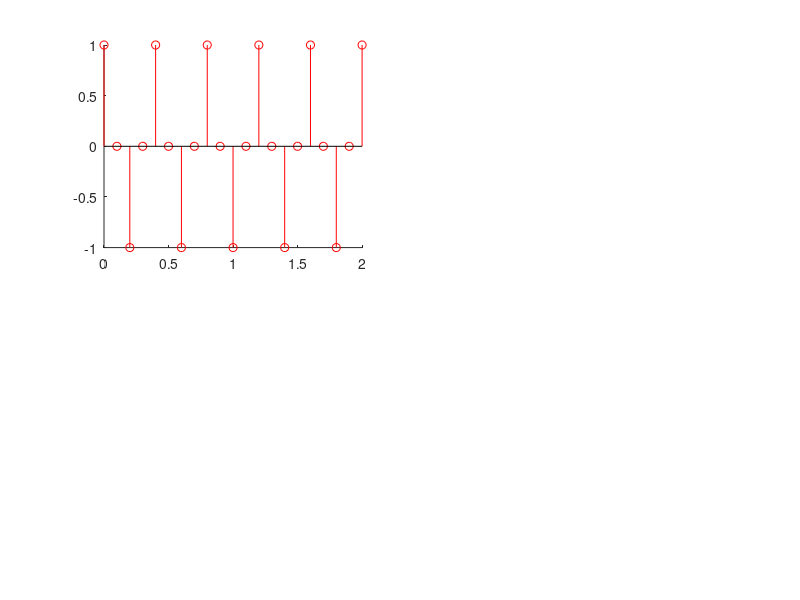

This figure's MATLAB source: (Note: this script raises an error after producing the figure.)
%Question 3.4 - Aliasing
clear;
clc;

%Original Signal
t_fine = 0: 0.001: 2; %intialising t_fine to get continuous signal
xt = cos(5*pi*t_fine); %defining x(t) = cos(5πt)


%Part (i) - Sampling for Ts = 0.1s

%Sampling
Ts = 0.1; %Sampling Time 
t = 0: Ts : 2;
x1_sampled = cos(5*pi*t);

%Plotting Sample
subplot(2,2,1);
hold on;
stem(t,x1_sampled,'r');

%Reconstruction
n = 0 : 2/Ts;  %integral locations of samples x[n]
x1_recon = sinc_recon(n,x1_sampled,Ts,t_fine);

%Plotting Reconstruction
plot(t_fine,x1_recon,'b');
grid on; xlabel('t'); ylabel('x(t) and x(n*Ts)');
title(sprintf("Ts = %.1f",Ts));
hold off;


legend('x(n*Ts)','x(t)');

%Part (ii) - Sampling for Ts = 0.2s

%Sampling
Ts = 0.2; %Sampling Time 
t = 0: Ts : 2;
x2_sampled = cos(5*pi*t);

%Plotting Sample
subplot(2,2,2);
hold on;
stem(t,x2_sampled,'r');

%Reconstruction
n = 0 : 2/Ts;  %integral locations of samples x[n]
x2_recon = sinc_recon(n,x2_sampled,Ts,t_fine);

%Plotting Reconstruction
plot(t_fine,x2_recon,'b');
grid on; xlabel('t'); ylabel('x(t) and x(n*Ts)');
title(sprintf("Ts = %.1f",Ts));
hold off;


legend('x(n*Ts)','x(t)');

%Part (iii) - Sampling for Ts = 0.3s

 %Sampling
Ts = 0.3; %Sampling Time 
t = 0: Ts : 2;
x3_sampled = cos(5*pi*t);

%Plotting Sample
subplot(2,2,3);
hold on;
stem(t,x3_sampled,'r');

%Reconstruction
n = 0 : 2/Ts;  %integral locations of samples x[n]
x3_recon = sinc_recon(n,x3_sampled,Ts,t_fine);

%Plotting Reconstruction
plot(t_fine,x3_recon,'b');
grid on; xlabel('t'); ylabel('x(t) and x(n*Ts)');
title(sprintf("Ts = %.1f",Ts));
hold off;


legend('x(n*Ts)','x(t)');

%Part (iv) - Sampling for Ts = 0.4s
 %Sampling
Ts = 0.4; %Sampling Time 
t = 0: Ts : 2;
x4_sampled = cos(5*pi*t);

%Plotting Sample
subplot(2,2,4);
hold on;
stem(t,x4_sampled,'r');

%Reconstruction
n = 0 : 2/Ts;  %integral locations of samples x[n]
x4_recon = sinc_recon(n,x4_sampled,Ts,t_fine);

%Plotting Reconstruction
plot(t_fine,x4_recon,'b');
grid on; xlabel('t'); ylabel('x(t) and x(n*Ts)');
title(sprintf("Ts = %.1f",Ts));
hold off;


legend('x(n*Ts)','x(t)');

%OBSERVATIONS
%{
1. Nyquist Rate = 10π rad/s or 5 Hz
   Calculation:
   x(t) = cos(5πt) => wm = 5π (wm = maximum frequency)    
   Nyquist Frequency = 2*wm = 2*(5π) = 10π rad/s

2. When Ts = 0.1, f = 10 Hz. Since the sampling frequency is greater than
the nyquist rate. As a result signal is over sampled and hence the signal
is fully and accurately reconstructed.

3. When Ts = 0.2, f = 5 Hz. Here the sampling frequency is equal to the
nyquist rate. We can see that the plot is not completely accurate and is
blunt in the peaks when compared to the plot for Ts=0.1

4. When Ts = 0.3, f = 3.33 Hz. Since the sampling frequency is lesser than
nyquist rate, the signal is under sampled. As a result, the plot is
stretched and we get a different plot.

5. When Ts = 0.4, f = 2.5 Hz. Since the sampling frequency is lesser than
nyquist rate, the signal is under sampled. As a result the plot is
inaccurate and oscillates for a shorter range[0.9,1.2]
%}
 